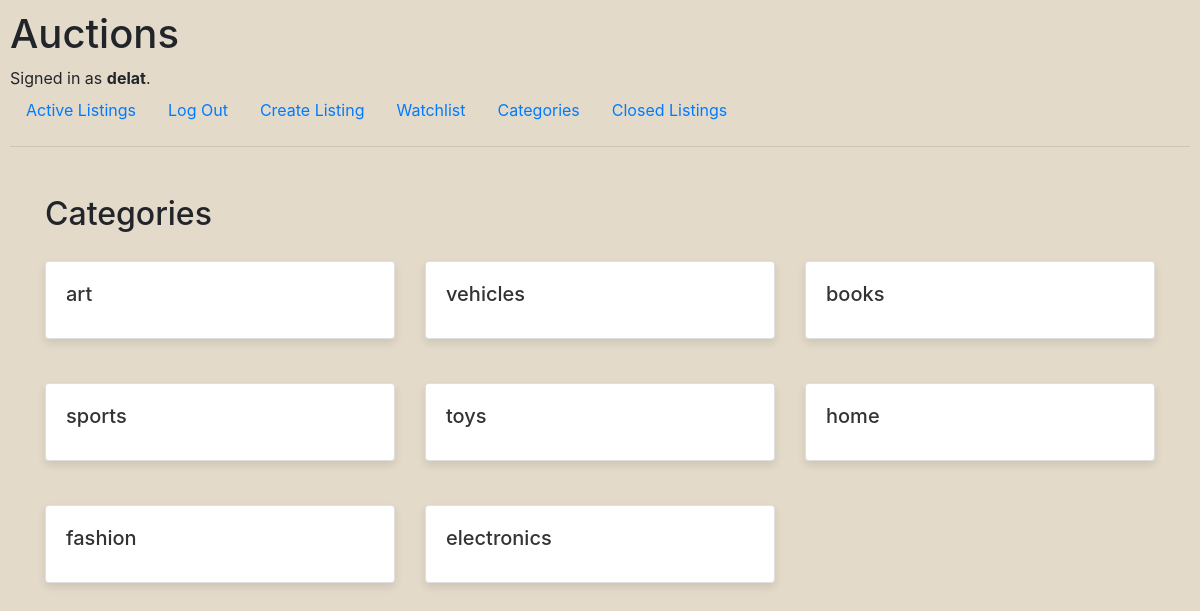
Page /categories (signed in) on the committed database.
### auctions/models.py (models this page shows, shortened)
class User(AbstractUser):
    pass

class Categorie(models.Model):
    name = models.CharField(
        max_length=50,
        choices=CATEGORY_CHOICES,
        default='art'
    )

### auctions/views.py (the view)
# urls.py: path("categories", views.categories, name="categories"),
def categories(request):
    categories = Categorie.objects.all()
    return render(request, 'auctions/categories.html', {
        "categories": categories
    })

### auctions/templates/auctions/categories.html
{% extends "auctions/layout.html" %}
{% block body %}
<div class="container mt-5">
    <h2>Categories</h2>
    <div class="row">
        {% for categorie in categories %}
            <div class="col-md-4 mb-4">
                <div class="card">
                    <div class="card-body">
                        <a href="{% url 'view_categorie' categorie.name %}" class="card-link">
                            <h5 class="card-title">{{ categorie.name }}</h5>
                        </a>
                    </div>
                </div>
            </div>
        {% empty %}
            <div class="col-12">
                <p class="text-center">No categories available.</p>
            </div>
        {% endfor %}
    </div>
</div>
{% endblock %}

### auctions/templates/auctions/layout.html (shortened to what this page needs)
{% load static %}
<!DOCTYPE html>
<html lang="en">
    <head>
        <link rel="stylesheet" href="https://stackpath.bootstrapcdn.com/bootstrap/4.4.1/css/bootstrap.min.css">
        <link href="{% static 'auctions/styles.css' %}" rel="stylesheet">
    </head>
    <body>
        <h1>Auctions</h1>
        <div>
            {% if user.is_authenticated %}
                Signed in as <strong>{{ user.username }}</strong>.
            {% else %}
                Not signed in.
            {% endif %}
        </div>
        <ul class="nav">
            <li class="nav-item">
                <a class="nav-link" href="{% url 'index' %}">Active Listings</a>
            </li>
            {% if user.is_authenticated %}
                <li class="nav-item">
                    <a class="nav-link" href="{% url 'logout' %}">Log Out</a>
                </li>
                <li class="nav-item">
                    <a class="nav-link" href="{% url 'new_listing' %}">Create Listing</a>
                </li>
                <li class="nav-item">
                    <a class="nav-link" href="{% url 'watchlist' %}">Watchlist</a>
                </li>
            {% endif %}
            <li class="nav-item">
                <a class="nav-link" href="{% url 'categories' %}">Categories</a>
            </li>
            <li class="nav-item">
                <a class="nav-link" href="{% url 'closed_listings' %}">Closed Listings</a>
            </li>
        </ul>
        <hr>
        {% block body %}
        {% endblock %}
    </body>
</html>

### auctions/static/auctions/styles.css (style rules this page uses)
body { padding: 10px; background-color: rgb(227, 218, 201); }
.card { margin-top: 20px; box-shadow: 0 4px 8px rgba(0, 0, 0, 0.1); }
.card-body { padding: 20px; }
.card-link { color: #333; }

### rows in the picture
User: username "delat"
Categorie: name "art"
Categorie: name "vehicles"
Categorie: name "books"
Categorie: name "sports"
Categorie: name "toys"
Categorie: name "home"
Categorie: name "fashion"
Categorie: name "electronics"
